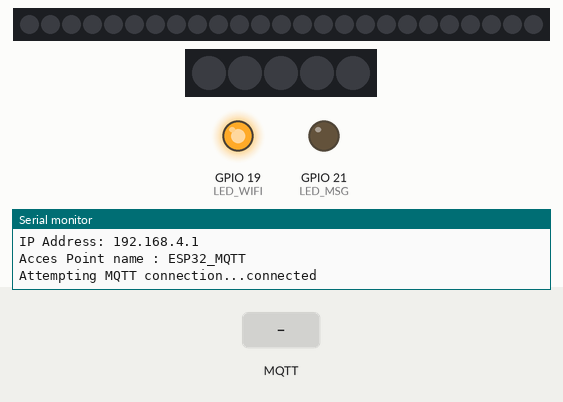
Bench run of a sketch on a simulated ESP32. On the bench: 25 RGB LEDs in strip order, left to right, 5 RGB LEDs in strip order, left to right, output pins drawn as LEDs (lit = HIGH), the last lines printed to the serial monitor. The test bench sets the inputs (shaded band). No MQTT or app messages arrive unless stated.

Above: at 2.2 s.
2.3 s: MQTT message "1" arrives on the second subscribed topic
At 3.5 s:
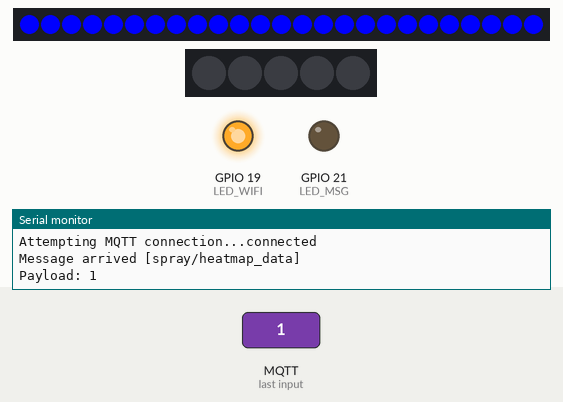
3.9 s: MQTT message "NOZZLE_1" arrives on the first subscribed topic
At 3.97 s:
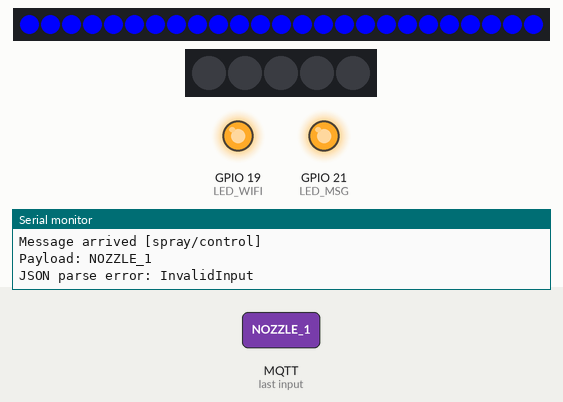
5.4 s: MQTT message "ALL_PANNELS" arrives on the first subscribed topic
At 5.8 s:
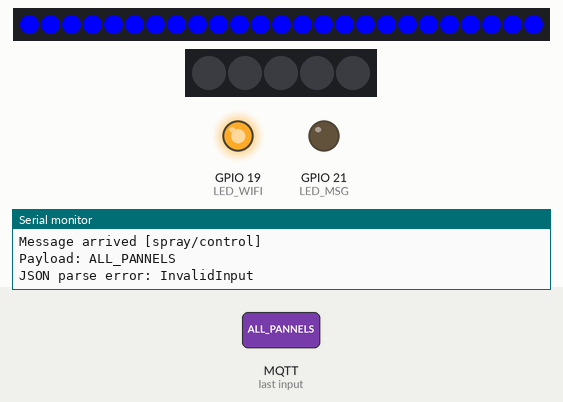
Timing chart, 0 to 8.4 s (numbered marks = the images above; inputs shaded):
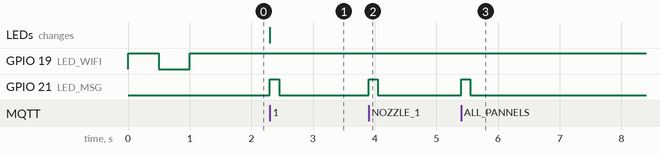

The sketch:

SolarSageAI_FInalCode.ino
```cpp
#include <WiFi.h>
#include <PubSubClient.h>
#include <ArduinoJson.h>
#include <Adafruit_NeoPixel.h>

const char* ssid = "ESP32_MQTT"; // creating a soft AP
const char* password = "12345678";
const String WifiName = "ESP32_MQTT";

WiFiServer server(80);
WiFiClient espClient;
PubSubClient client(espClient);


const char* mqtt_server = "192.168.4.2";  // laptop IP on ESP32 AP
const int mqtt_port = 1884; //duplicated_config file
const char* mqtt_topic_sub = "spray/control";
const char* mqtt_topic_data_heatmap = "spray/heatmap_data";

// Enum for nozzles
enum NOZZLES {
  NOZZLE_1,
  NOZZLE_2,
  NOZZLE_3,
  NOZZLE_4,
  NOZZLE_5,
  NOZZLE_COUNT
};

// GPIO Pins
const int nozzlePins[NOZZLE_COUNT] = {12, 13, 14, 15, 18};  // Nozzle GPIOs
#define LED_WIFI 19     // WiFi status
#define LED_MSG  21     // Message arrival

// NeoPixel setup
#define NOZZLE_NEOPIXEL_PIN 5
#define NOZZLE_NUMPIXELS 5
Adafruit_NeoPixel pixel_nozzle(NOZZLE_NUMPIXELS, NOZZLE_NEOPIXEL_PIN, NEO_GRB + NEO_KHZ800);

#define HEATMAP_PIN 4
#define HEATMAP_NUMPIXELS 25
Adafruit_NeoPixel heatMap(HEATMAP_NUMPIXELS,HEATMAP_PIN, NEO_GRB + NEO_KHZ800);

//pannel data matrix for storage of data
float panelData[5][5] = {
  {0.0, 0.0, 0.0, 0.0, 0.0},
  {0.0, 0.0, 0.0, 0.0, 0.0},
  {0.0, 0.0, 0.0, 0.0, 0.0},
  {0.0, 0.0, 0.0, 0.0, 0.0},
  {0.0, 0.0, 0.0, 0.0, 0.0}
};


//conntrolling spraying states via structure
struct SprayState {
  bool active = false;
  unsigned long startTime = 0;
  unsigned long duration = 0;
  int nozzleIndex = -1;
};

SprayState spray[NOZZLE_COUNT];

//function to get nozzle id / inedex
NOZZLES getNozzleIndex(String nozzle_id) {
  if (nozzle_id == "NOZZLE_1") return NOZZLE_1;
  if (nozzle_id == "NOZZLE_2") return NOZZLE_2;
  if (nozzle_id == "NOZZLE_3") return NOZZLE_3;
  if (nozzle_id == "NOZZLE_4") return NOZZLE_4;
  if (nozzle_id == "NOZZLE_5") return NOZZLE_5;
  return (NOZZLES)(-1);
}


// Message LED flash tracking
bool msgLedFlash = false;
unsigned long msgFlashStart = 0;
const unsigned long MSG_FLASH_DURATION = 150;  // ms


void setup() {
  Serial.begin(115200);
  // Initialize LED pins
  pinMode(LED_WIFI, OUTPUT);
  pinMode(LED_MSG, OUTPUT);
  heatMap.begin();
  heatMap.show(); // Turn off initially
  pixel_nozzle.begin();
  pixel_nozzle.show();  // Turn off initially


  // Turn off initially
  digitalWrite(LED_WIFI, LOW);
  digitalWrite(LED_MSG, LOW);

  WiFi.softAP(ssid, password);  // ESP32 as AP
  digitalWrite(LED_WIFI,HIGH);
  delay(500);
  digitalWrite(LED_WIFI,LOW);
  delay(500);
  digitalWrite(LED_WIFI,HIGH);

  Serial.println("ESP32 started AP mode");
  Serial.print("IP Address: ");
  Serial.println(WiFi.softAPIP());  // Should be 192.168.4.1

  Serial.print("Acces Point name : ");
  Serial.println(WifiName);

  client.setServer(mqtt_server, mqtt_port);
  client.setCallback(mqttCallback);
}


//a callback function to get messages
void mqttCallback(char* topic, byte* payload, unsigned int length) {
  // Flash Message LED non-blocking
  msgLedFlash = true;
  msgFlashStart = millis();
  digitalWrite(LED_MSG, HIGH);

  Serial.print("Message arrived [");
  Serial.print(topic);
  Serial.println("]");

  String message;
  for (unsigned int i = 0; i < length; i++) {
    message += (char)payload[i];
  }
  Serial.println("Payload: " + message);

  // Parse JSON
  StaticJsonDocument<200> doc;
  DeserializationError error = deserializeJson(doc, message);
  if (error) {
    Serial.print("JSON parse error: ");
    Serial.println(error.c_str());
    return;
  }

  if (strcmp(topic, mqtt_topic_sub) == 0){
    String nozzle_id = doc["nozzle_id"];
    int amount_ml = doc["amount_ml"];  // Not used yet
    int spray_timeout = doc["spray_timeout"];
    nozzleController(nozzle_id, spray_timeout);

  }

  if (strcmp(topic, mqtt_topic_data_heatmap) == 0) {
  const char* panel_id_str = doc["panel_id"];
  String panelId = String(panel_id_str);
  float sprayInterval = doc["spray_interval"];
  int hard_reset = doc["hard_reset"];
  if (panelId == "ALL_PANNELS"){
      for(int row = 0 ; row < 5 ; row++){
        for(int col = 0 ; col < 5 ; col ++){
          hard_reset == 0 ? panelData[row][col] = sprayInterval: panelData[row][col] = 150;
        }
      }
      Serial.println("Hard Reset Occurred ..... Mannual Override !");
  }
  else{
    if (panelId.startsWith("PANNEL_")) {
    int index = panelId.substring(7).toInt();  // Get number after 'PANNEL_'

    if (index >= 0 && index < 25) {
      int row = index / 5;
      int col = index % 5;
      hard_reset == 0 ? panelData[row][col] = sprayInterval: panelData[row][col] = 150;
      Serial.printf("Updated [%d][%d] with spray_interval %.2f\n", row, col, sprayInterval);
    } else {
      Serial.println("Invalid panel index: " + String(index));
    }

  }

    }
  // Parse panel_id like "PANNEL_0" to get the number
  heatMap_pixelController();  // Show updated pattern
}


}

void nozzleController(String nozzle_id, int spray_timeout) {
  NOZZLES nozzle = getNozzleIndex(nozzle_id);
  if (nozzle == -1) {
    Serial.println("Invalid nozzle_id: " + nozzle_id);
    return;
  }

  if (!spray[nozzle].active) {
    spray[nozzle].nozzleIndex = nozzle;
    spray[nozzle].duration = spray_timeout * 1000UL;
    spray[nozzle].startTime = millis();
    spray[nozzle].active = true;

    digitalWrite(nozzlePins[nozzle], HIGH);
    pixel_nozzle.setPixelColor(nozzle, pixel_nozzle.Color(128, 0, 128));  // Purple
    pixel_nozzle.show();

    Serial.print(nozzle_id);
    Serial.println(" : ACTIVE");
  } else {
    Serial.println("Nozzle already active. Ignored.");
  }
}


void handleSprayTimeout() {
  unsigned long currentMillis = millis();
  for (int i = 0; i < NOZZLE_COUNT; i++) {
    if (spray[i].active && (currentMillis - spray[i].startTime >= spray[i].duration)) {
      digitalWrite(nozzlePins[i], LOW);
      pixel_nozzle.setPixelColor(i, 0);  // Turn off NeoPixel
      pixel_nozzle.show();

      spray[i].active = false;
      spray[i].nozzleIndex = -1;

      Serial.print("NOZZLE_");
      Serial.print(i + 1);
      Serial.println(" : OFF");
    }
  }
}

void handleMsgLedFlash() {
  if (msgLedFlash && (millis() - msgFlashStart >= MSG_FLASH_DURATION)) {
    digitalWrite(LED_MSG, LOW);
    msgLedFlash = false;
  }
}

uint32_t getHeatColor(float interval) {
  float norm = constrain(interval / 150.0, 0.0, 1.0);
  byte r, g, b;

  if (norm < 0.25) {        // Blue → Cyan
    r = 0;
    g = norm * 4 * 255;
    b = 255;
  } else if (norm < 0.5) {  // Cyan → Green
    r = 0;
    g = 255;
    b = (1 - (norm - 0.25) * 4) * 255;
  } else if (norm < 0.75) { // Green → Yellow
    r = (norm - 0.5) * 4 * 255;
    g = 255;
    b = 0;
  } else {                  // Yellow → Red
    r = 255;
    g = (1 - (norm - 0.75) * 4) * 255;
    b = 0;
  }

  return heatMap.Color((int)r, (int)g, (int)b);
}


void reconnect() {
  while (!client.connected()) {
    Serial.print("Attempting MQTT connection...");
    if (client.connect("ESP32_Nozzle_Controller")) {
      Serial.println("connected");
      client.subscribe(mqtt_topic_sub);
      client.subscribe(mqtt_topic_data_heatmap);
    } else {
      Serial.print("failed, rc=");
      Serial.print(client.state());
      Serial.println(" retrying in 5 seconds...");
      delay(5000);
    }
  }
}


void heatMap_pixelController(){

  for (int i = 0; i < 25; i++) {
    int row = i / 5;
    int col = i % 5;
    float value = panelData[row][col];
    heatMap.setPixelColor(i, getHeatColor(value));
  }

  heatMap.show();
}

void loop() {

  if (!client.connected()) {
    reconnect();
  }
  client.loop();

  handleSprayTimeout();
  handleMsgLedFlash();
}
```

Measured:
- after the input at 2.3 s, GPIO 21 (LED_MSG): LOW → HIGH at once, → LOW 0.15 s later; the LEDs: change at once (image 1)
- after the input at 3.9 s, GPIO 21 (LED_MSG): LOW → HIGH at once, → LOW 0.15 s later
- after the input at 5.4 s, GPIO 21 (LED_MSG): LOW → HIGH at once, → LOW 0.15 s later
